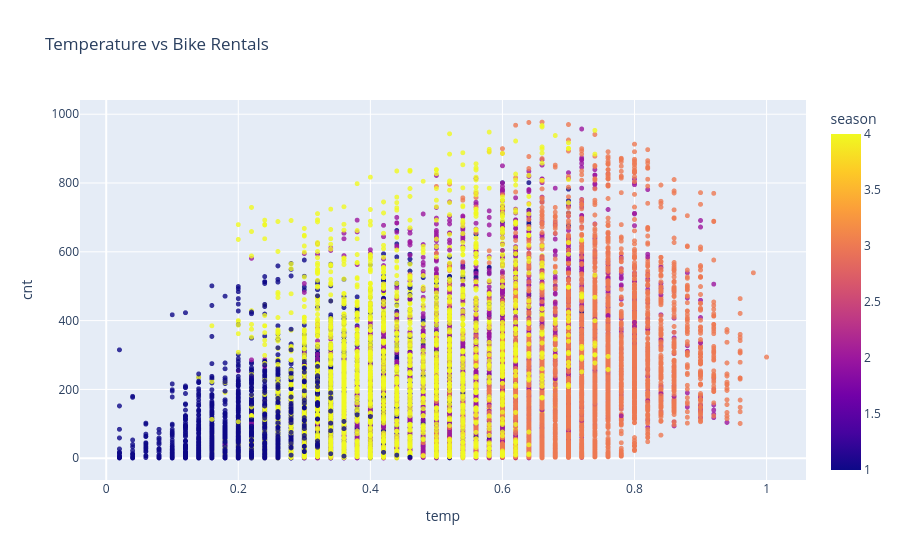

Write notebook code for a chart like this one.
### Markdown cell above
* The dataset has a similar number of records for each season. 
* This is good because the model has data from all seasons, instead of mostly learning from one season only.

### Code cell
# display bike rentals vs temperature on a scatter plot
fig = px.scatter(
    df,
    x='temp',  # temperature on x axis
    y='cnt',  # bike rentals on y axis
    color='season',
    opacity=0.8,  # point transparency
    title='Temperature vs Bike Rentals'
)
fig.update_traces(marker_size=5)  # point size
fig.show()

### Figure 1 — Plotly figure (JSON) as saved in the notebook; plotly's stock layout.template omitted (floating-point values rounded to 4 significant figures; data arrays with more than 128 entries replaced by an {"elided": "..."} marker saying what was removed)
{"data": [{"hovertemplate": "temp=%{x}<br>cnt=%{y}<br>season=%{marker.color}<extra></extra>", "legendgroup": "", "marker": {"color": {"elided": "17379 int values"}, "coloraxis": "coloraxis", "opacity": 0.8, "size": 5, "symbol": "circle"}, "mode": "markers", "name": "", "showlegend": false, "type": "scattergl", "x": {"elided": "17379 float values"}, "xaxis": "x", "y": {"elided": "17379 int values"}, "yaxis": "y"}], "layout": {"coloraxis": {"colorbar": {"title": {"text": "season"}}, "colorscale": [[0, "#0d0887"], [0.1111, "#46039f"], [0.2222, "#7201a8"], [0.3333, "#9c179e"], [0.4444, "#bd3786"], [0.5556, "#d8576b"], [0.6667, "#ed7953"], [0.7778, "#fb9f3a"], [0.8889, "#fdca26"], [1, "#f0f921"]]}, "legend": {"tracegroupgap": 0}, "title": {"text": "Temperature vs Bike Rentals"}, "xaxis": {"anchor": "y", "domain": [0, 1], "title": {"text": "temp"}}, "yaxis": {"anchor": "x", "domain": [0, 1], "title": {"text": "cnt"}}}}
